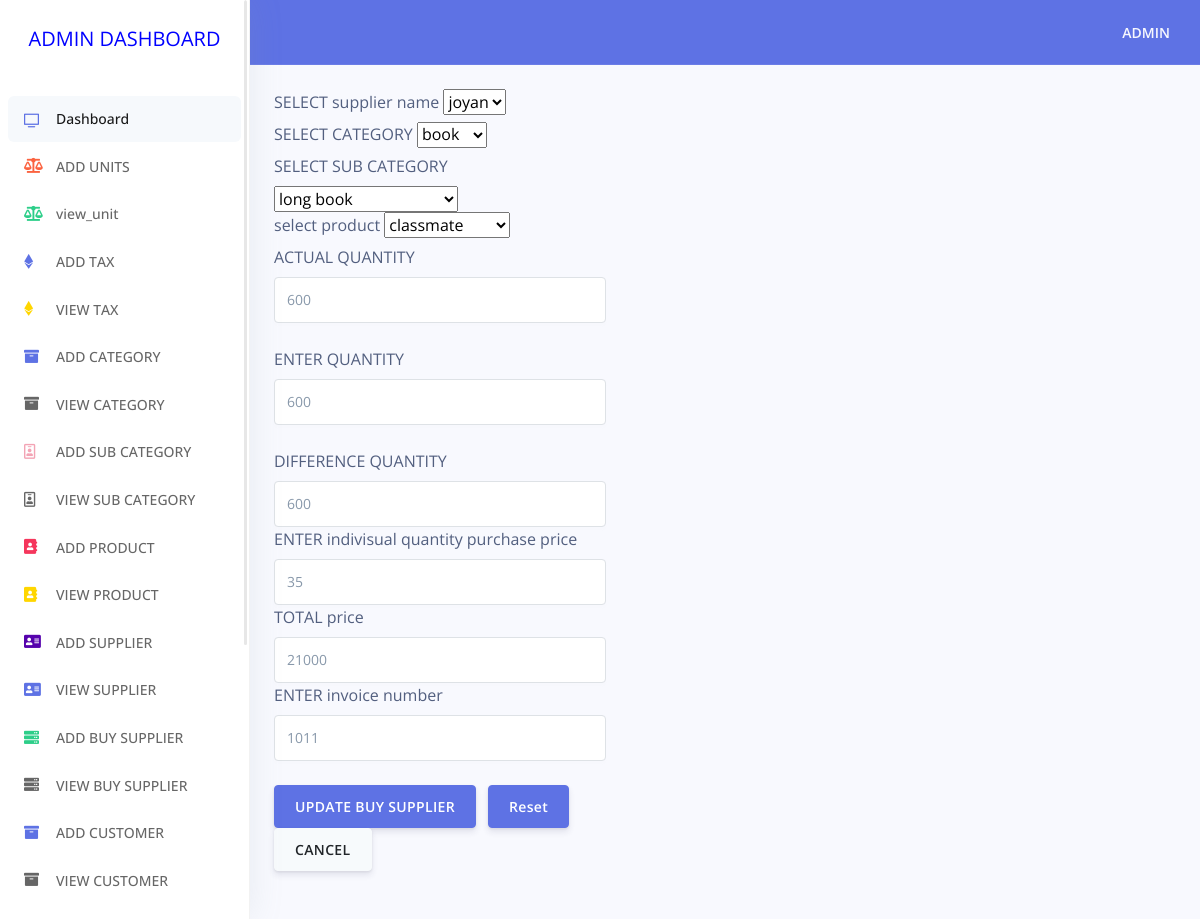
Screenshot of /admin/edit_buy_supplier.php?buy_supplier_id=31 with the database file from the repository.
### tables this page shows
CREATE TABLE `buy_supplier_tbl` (
  `buy_supplier_id` int(10) NOT NULL,
  `product_id` int(10) NOT NULL,
  `supplier_id` int(10) NOT NULL,
  `quantity` varchar(10) NOT NULL,
  `purchase_price` varchar(10) NOT NULL,
  `invoice_number` varchar(15) NOT NULL,
  `total_price` varchar(20) NOT NULL,
  `deleted` varchar(5) NOT NULL DEFAULT '0',
  `status` varchar(5) NOT NULL DEFAULT '0',
  `created_date` timestamp NOT NULL DEFAULT CURRENT_TIMESTAMP,
  `inserted_by_id` varchar(10) NOT NULL DEFAULT 'pending',
  `deleted_by_id` varchar(10) NOT NULL DEFAULT 'pending',
  `updated_by_id` varchar(10) NOT NULL DEFAULT 'pending'
);

CREATE TABLE `supplier_tbl` (
  `supplier_id` int(10) NOT NULL,
  `supplier_name` varchar(15) NOT NULL,
  `supplier_contact` varchar(13) NOT NULL,
  `supplier_email` varchar(20) NOT NULL,
  `supplier_address` varchar(40) NOT NULL,
  `gst` varchar(10) NOT NULL,
  `status` varchar(5) NOT NULL DEFAULT '0',
  `created_date` datetime NOT NULL DEFAULT CURRENT_TIMESTAMP,
  `inserted_by_id` varchar(10) NOT NULL DEFAULT 'pending',
  `updated_by_id` varchar(10) NOT NULL DEFAULT 'pending',
  `deleted_by_id` varchar(10) NOT NULL DEFAULT 'pending',
  `deleted` varchar(10) NOT NULL DEFAULT '0'
);

CREATE TABLE `product_tbl` (
  `product_id` int(10) NOT NULL,
  `unit_id` int(10) NOT NULL,
  `tax_id` int(10) NOT NULL,
  `category_id` int(10) NOT NULL,
  `sub_category_id` int(10) NOT NULL,
  `product_name` varchar(20) NOT NULL,
  `product_description` varchar(50) NOT NULL,
  `product_code` varchar(10) NOT NULL,
  `stock_status` varchar(10) NOT NULL DEFAULT 'available',
  `quantity` varchar(10) NOT NULL,
  `product_price` varchar(10) NOT NULL,
  `discount` varchar(10) NOT NULL,
  `selling_price` varchar(10) NOT NULL,
  `status` varchar(5) NOT NULL DEFAULT '0',
  `created_date` timestamp NOT NULL DEFAULT CURRENT_TIMESTAMP,
  `deleted` varchar(5) NOT NULL DEFAULT '0',
  `inserted_by_id` varchar(10) NOT NULL DEFAULT 'pending',
  `updated_by_id` varchar(10) NOT NULL DEFAULT 'pending',
  `deleted_by_id` varchar(10) NOT NULL DEFAULT 'pending'
);

### admin/edit_buy_supplier.php (the view, shortened to what this page needs)
<!DOCTYPE html>
<html>
<head>
	<link rel="stylesheet" href="https://cdn.jsdelivr.net/npm/bootstrap@4.5.3/dist/css/bootstrap.min.css">
  <?php
    include('includes/stylesheet.php');
  ?>
</head>
<body>
<?php
    include('includes/sidenav.php');
?>
<div class="main-content" id="panel">
<?php
  include('includes/topnav.php');
?>
<?php
		include('dbconnect.php');
		$buy_supplier_id = $_GET['buy_supplier_id'];
		$query = " select * from buy_supplier_tbl where deleted = '0' and status ='0' and buy_supplier_id = '$buy_supplier_id'";
		$query_res = $link->query($query);
	while($rows = mysqli_fetch_array($query_res))
	{
		$product_id = $rows['product_id'];
		$quantity=$rows['quantity'];
		$supplier_id=$rows['supplier_id'];
		$purchase_price=$rows['purchase_price'];
    $total_price = $rows['total_price'];
		$invoice_number=$rows['invoice_number'];
?>
			<div class="card-body" style="width:40%;">
				<div class="form-group">
				<form method="POST" action="update_buy_supplier.php">
                            <label>SELECT supplier name</label>
                            <select name="supplier_id" id="supplier_id" >
                                <?php
                                        $query = "select * from supplier_tbl where status ='0' and deleted = '0' ";
                                        $query_result = $link->query($query);
                                        while($rows = mysqli_fetch_array($query_result))
                                        {
                                            $supp_id = $rows['supplier_id'];
                                            $supplier_name =  $rows['supplier_name'];
                                ?>
                                        <option value="<?php echo $supp_id; ?>" <?php if($supplier_id == $supp_id){ echo "selected"; }?>> <?php echo $supplier_name; ?> </option>
                                <?php
                                       }
                                ?>
                                        </select><br>
					<label>SELECT CATEGORY</label>
                            <select name="category_id" id="category_id" onchange="dispSubCat(this.value)">
                                <?php
                                        $product_query = "select * from product_tbl where product_id='$product_id'";
 	 									$product_res = $link->query($product_query);
					 	 				while($product_row = mysqli_fetch_array($product_res))
					 	 				{
					 	 					$category_id = $product_row["category_id"];
					 	 					$category_query = "select * from category_tbl where deleted='0' and status='0'";
					 	 					$category_res  = $link->query($category_query);
					 	 					while($category_row = mysqli_fetch_array($category_res))
					 	 					{
					 	 						$category_name = $category_row["category_name"];
					 	 						$cat_id = $category_row['category_id'];
					                  ?>
                                        <option value="<?php echo $cat_id; ?> " <?php if($category_id == $cat_id){ echo "selected";} ?> > <?php echo $category_name; ?> </option>
                                <?php
                                			}
                                       }
                                ?>
                                        </select><br>
                                      <label>SELECT SUB CATEGORY</label>
                                      <select name="sub_category_id" id="sub_category_id"  onchange="viewProduct(this.value)">
                                           <?php
                                            $product_query = "select * from product_tbl where product_id='$product_id '";
 	 									$product_res = $link->query($product_query);
					 	 				while($product_row = mysqli_fetch_array($product_res))
					 	 				{
					 	 					$sub_category_id = $product_row["sub_category_id"];
					 	 					$sub_category_query = "select * from sub_category_tbl where deleted='0' and status='0'";
					 	 					$sub_category_res  = $link->query($sub_category_query);
					 	 					while($sub_category_row = mysqli_fetch_array($sub_category_res))
					 	 					{
					 	 						$sub_category_name = $sub_category_row["sub_category_name"];
					 	 						$sub_cat_id = $sub_category_row["sub_category_id"];
					                  ?>
                                        <option value="<?php echo $sub_cat_id; ?> "  <?php if($sub_category_id == $sub_cat_id){ echo "selected";} ?>> <?php echo $sub_category_name; ?> </option>
                                <?php
                                			}
                                       }
                                ?>
                                        </select><br>
                                                <label>select product</label>
                                                <select name="product_id" id="product_id">
                                                        <?php
                                                            $query= " select * from product_tbl  where deleted='0' and status='0'";
                                                            $query_res = $link->query($query);
                                                            while($rows = mysqli_fetch_array($query_res))
                                                            {
                                                                $product_name = $rows['product_name'];
                                                                $pro_id=$rows['product_id'];
                                                                ?>
                                                    <option value="<?php echo $pro_id; ?>" <?php if($product_id == $pro_id){ echo "selected";} ?>> <?php echo $product_name; ?></option>
                                                        <?php
                                                            }
                                                        ?>
                                                </select>
                                      <br><label>ACTUAL  QUANTITY</label>
                    		        <input type="text" class="form-control"  name="actual_quantity" id="actual_quantity" value="<?php echo $quantity; ?>" required>
                                    <br><label>ENTER QUANTITY</label>
                    		        <input type="text" class="form-control"  name="quantity" id="quantity" onkeyup="defQty()" value="<?php echo $quantity; ?>" required >
                                    <br><label>DIFFERENCE  QUANTITY</label>
                    		        <input type="text" class="form-control"  name="def_quantity" id="def_quantity" value="<?php echo $quantity; ?>" required>
                                    <label>ENTER indivisual quantity purchase price</label>
                                  <input type="text" class="form-control"  name="purchase_price" onkeyup="calTotal()" id="itotal"  value="<?php echo $purchase_price; ?>"  required>
                                    <label> TOTAL price</label>
                                    <input type="text" class="form-control"  name="total_price" id="total"  value="<?php echo $total_price; ?>" required>
                  			        <label>ENTER invoice number</label>
                                    <input type="text" class="form-control"  name="invoice_number" value="<?php echo $invoice_number; ?>" required><br>
                                    <button type="submit" name="updatebuysupplier" class="btn btn-primary">UPDATE BUY  SUPPLIER</button>
                                    <input type="reset" class="btn btn-primary" /><a href="index.php" class="btn btn-secondary">CANCEL</a>                                                                                                                        <br>
                            </div>
                        </div>
                    </div>
<?php
}
?>
</body>
</html>

### rows the page displays
buy_supplier_tbl: supplier_id "joyan", product_id "classmate", actual_quantity "600", quantity "600", def_quantity "600", purchase_price "35", total_price "21000", invoice_number "1011"

### other values shown
form field category_id "book"
form field sub_category_id "long book"
